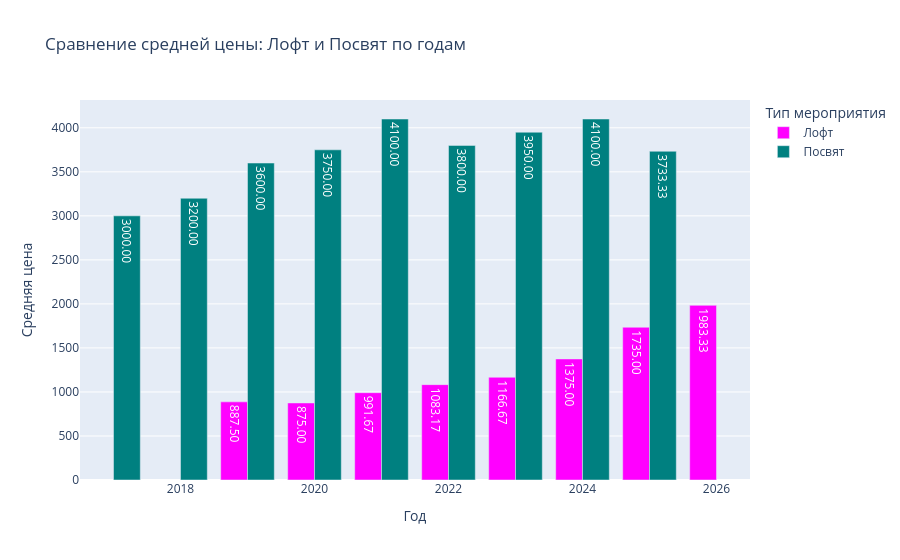

This figure's notebook cell:
### Code cell
#сравнение средней цены "лофт" и "посвят"
pivot = df_clean.groupby(['Год', 'Тип'])['Средняя цена'].mean().unstack()
pivot = pivot[['лофт', 'посвят']].rename(columns={'лофт':'Лофт', 'посвят':'Посвят'})

fig = px.bar(pivot, x=pivot.index, y=['Лофт', 'Посвят'],
             title='Сравнение средней цены: Лофт и Посвят по годам',
             barmode='group', text_auto='.2f', color_discrete_sequence=['fuchsia', 'teal'])
fig.update_layout(xaxis_title='Год', yaxis_title='Средняя цена',
                  legend_title='Тип мероприятия')
fig.show()

### Figure 1 — Plotly figure (JSON) as saved in the notebook; plotly's stock layout.template omitted (floating-point values rounded to 4 significant figures)
{"data": [{"alignmentgroup": "True", "hovertemplate": "variable=Лофт<br>Год=%{x}<br>value=%{y}<extra></extra>", "legendgroup": "Лофт", "marker": {"color": "fuchsia", "pattern": {"shape": ""}}, "name": "Лофт", "offsetgroup": "Лофт", "orientation": "v", "showlegend": true, "textposition": "auto", "texttemplate": "%{y:.2f}", "type": "bar", "x": [2017, 2018, 2019, 2020, 2021, 2022, 2023, 2024, 2025, 2026], "xaxis": "x", "y": [NaN, NaN, 887.5, 875.0, 991.7, 1083.0, 1167.0, 1375.0, 1735.0, 1983.0], "yaxis": "y"}, {"alignmentgroup": "True", "hovertemplate": "variable=Посвят<br>Год=%{x}<br>value=%{y}<extra></extra>", "legendgroup": "Посвят", "marker": {"color": "teal", "pattern": {"shape": ""}}, "name": "Посвят", "offsetgroup": "Посвят", "orientation": "v", "showlegend": true, "textposition": "auto", "texttemplate": "%{y:.2f}", "type": "bar", "x": [2017, 2018, 2019, 2020, 2021, 2022, 2023, 2024, 2025, 2026], "xaxis": "x", "y": [3000.0, 3200.0, 3600.0, 3750.0, 4100.0, 3800.0, 3950.0, 4100.0, 3733.0, NaN], "yaxis": "y"}], "layout": {"barmode": "group", "legend": {"title": {"text": "Тип мероприятия"}, "tracegroupgap": 0}, "title": {"text": "Сравнение средней цены: Лофт и Посвят по годам"}, "xaxis": {"anchor": "y", "domain": [0, 1], "title": {"text": "Год"}}, "yaxis": {"anchor": "x", "domain": [0, 1], "title": {"text": "Средняя цена"}}}}
